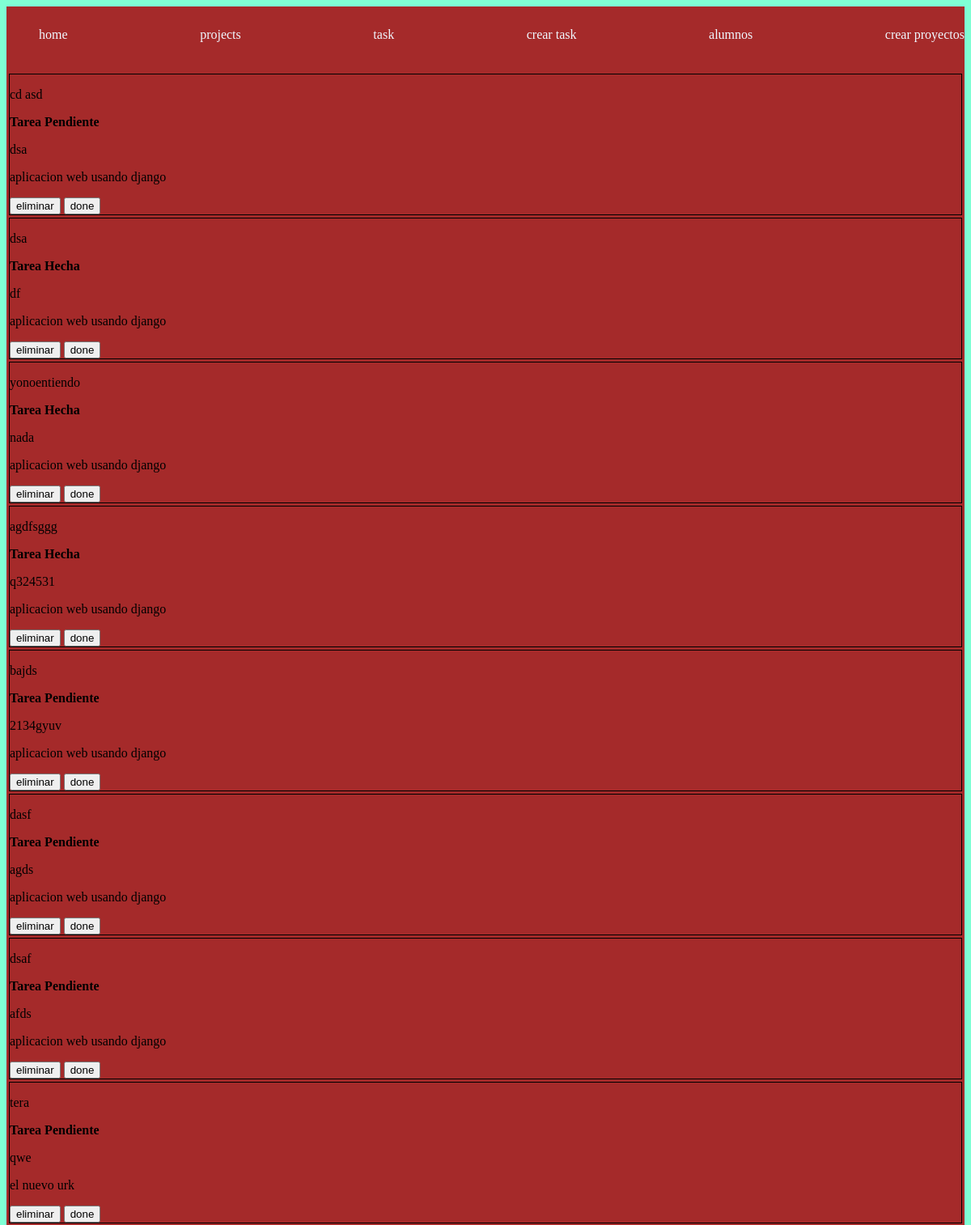
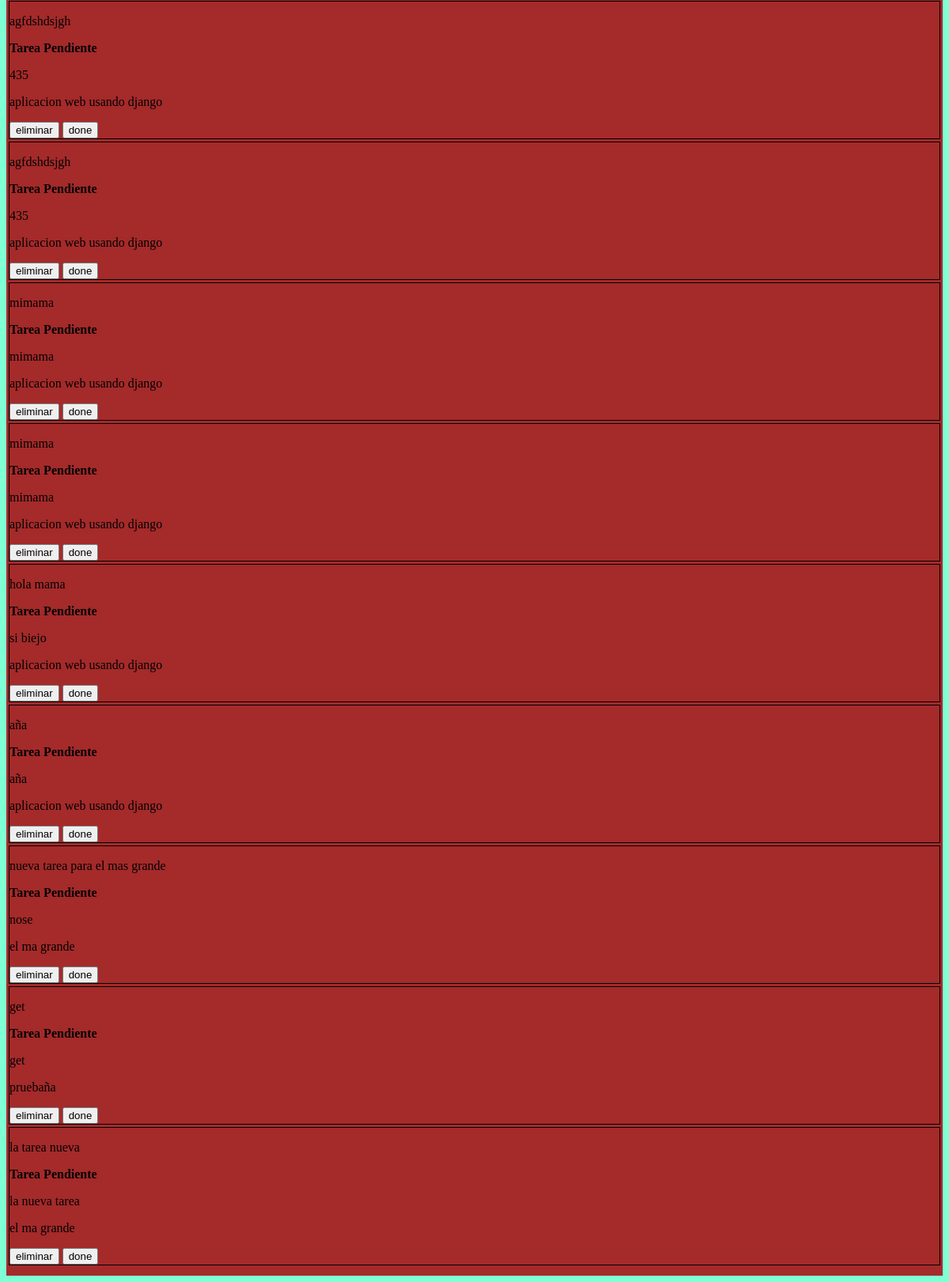
Page /task/ on the committed database (2 pictures, top to bottom).
### myapp/models.py (models this page shows, shortened)
class task(models.Model):
    title = models.CharField(max_length=200)
    description = models.TextField(max_length=200)
    project = models.ForeignKey(project,on_delete=models.CASCADE)
    done = models.BooleanField(default=False)

class project(models.Model):
    name = models.CharField(max_length=200)

### myapp/views.py (the view)
# urls.py: path("task/",views.tasks,name="tasks"),
def tasks(request):
    tasks = task.objects.all()
    return render(request,"tasks/tasks.html",{
        "tasks":tasks
    })

### myapp/templates/tasks/tasks.html
{%extends "layouts/base.html"%}
{%block content%}
{%for task in tasks%}
<div style="border:1px solid black;margin:3px;">
    <p>{{task.title}}</p>
    {% if task.done == False %}
    <p><b>Tarea Pendiente</b></p>
    {% else %}
    <b>Tarea Hecha</b>
    {% endif %}
    <p>{{task.description}}</p>
    <p>{{task.project.name}}</p>
    <button>eliminar</button>
    <button>done</button>
</div>
{%endfor%}
{%endblock%}

### myapp/templates/layouts/base.html (shortened to what this page needs)
{% load static %}
<!DOCTYPE html>
<html lang="en">
<head>
    <link rel="stylesheet" href="{% static 'style/main.css' %}">
</head>
<body>
    <nav class="navbar container">
        <ul>
            <li><a href={% url 'index' %}>home</a></li>
            <li><a href="/projects">projects</a></li>
            <li><a href="/task">task</a></li>
            <li><a href="/createtask">crear task</a></li>
            <li><a href="/alumnos">alumnos</a></li>
            <li><a href="/createprojects">crear proyectos</a></li>
        </ul>
    </nav>
    <main class="container">
        {%block content%}
        {%endblock%}
    </main>
</body>
</html>

### myapp/static/style/main.css (style rules this page uses)
body { background-color: aquamarine; font-family: 'Times New Roman'; }
.navbar { background-color: #404040; }
.navbar ul { display: flex; justify-content: space-between; }
.navbar ul li a { color: aliceblue; text-decoration: none; }
.navbar ul li { list-style: none; color: aliceblue; }
.container { background-color: brown; max-width: 1200px; margin: auto; padding: 10px 0; }

### rows in the picture
task: title "cd asd", done "Tarea Pendiente", description "dsa", project.name "aplicacion web usando django"
task: title "dsa", done "Tarea Hecha", description "df", project.name "aplicacion web usando django"
task: title "yonoentiendo", done "Tarea Hecha", description "nada", project.name "aplicacion web usando django"
task: title "agdfsggg", done "Tarea Hecha", description "q324531", project.name "aplicacion web usando django"
task: title "bajds", done "Tarea Pendiente", description "2134gyuv", project.name "aplicacion web usando django"
task: title "dasf", done "Tarea Pendiente", description "agds", project.name "aplicacion web usando django"
task: title "dsaf", done "Tarea Pendiente", description "afds", project.name "aplicacion web usando django"
task: title "tera", done "Tarea Pendiente", description "qwe", project.name "el nuevo urk"
task: title "agfdshdsjgh", done "Tarea Pendiente", description "435", project.name "aplicacion web usando django"
task: title "agfdshdsjgh", done "Tarea Pendiente", description "435", project.name "aplicacion web usando django"
task: title "mimama", done "Tarea Pendiente", description "mimama", project.name "aplicacion web usando django"
task: title "mimama", done "Tarea Pendiente", description "mimama", project.name "aplicacion web usando django"
task: title "hola mama", done "Tarea Pendiente", description "si biejo", project.name "aplicacion web usando django"
task: title "aña", done "Tarea Pendiente", description "aña", project.name "aplicacion web usando django"
task: title "nueva tarea para el mas grande", done "Tarea Pendiente", description "nose", project.name "el ma grande"
task: title "get", done "Tarea Pendiente", description "get", project.name "pruebaña"
task: title "la tarea nueva", done "Tarea Pendiente", description "la nueva tarea", project.name "el ma grande"
